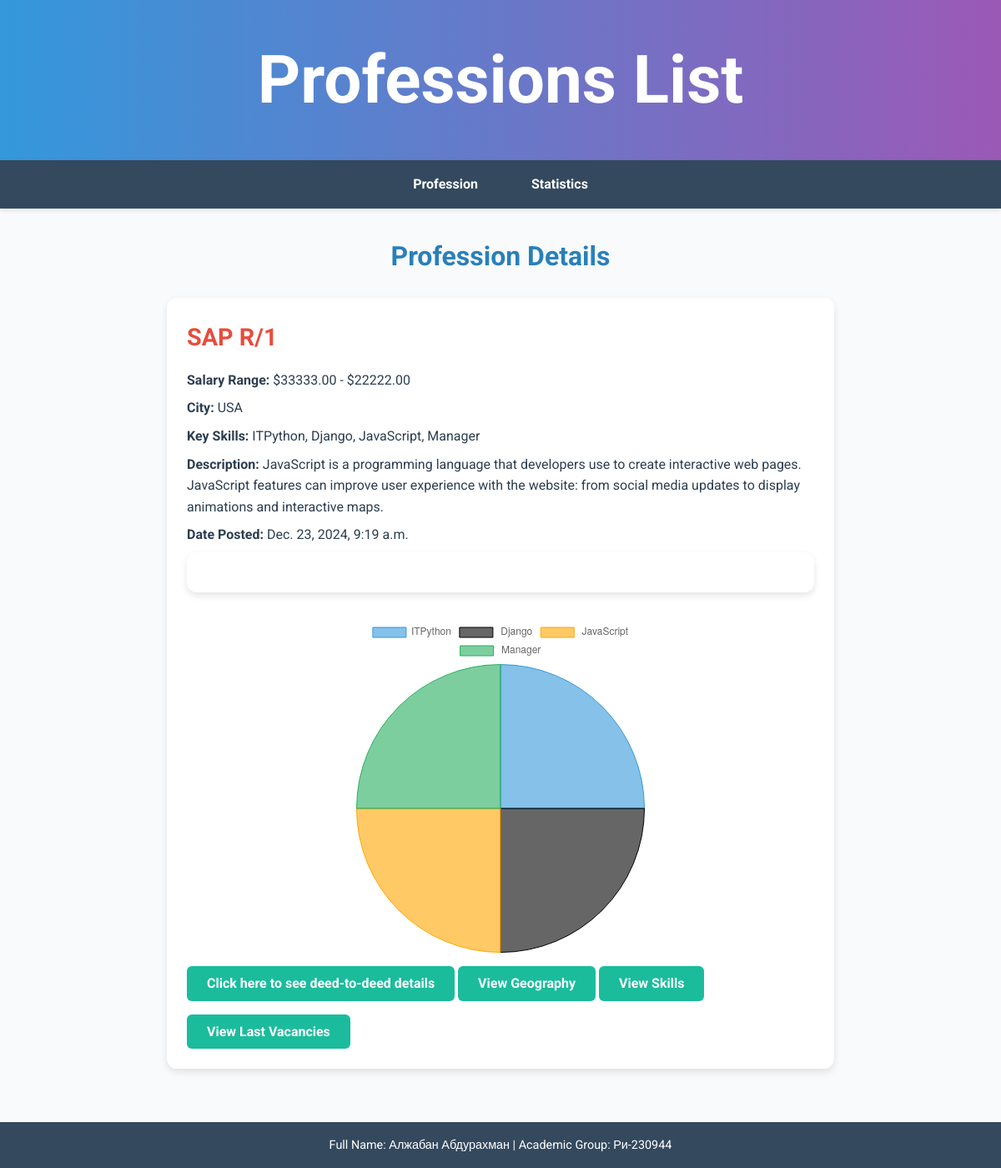
The app's page /profession/ with its own data.
### project_app/models.py (models this page shows, shortened)
class Profession(models.Model):
    title = models.CharField(max_length=255)
    salary_from = models.DecimalField(max_digits=10, decimal_places=2)
    salary_to = models.DecimalField(max_digits=10, decimal_places=2)
    city = models.CharField(max_length=255)
    key_skills = models.CharField(max_length=255)
    description = models.TextField()
    date_posted = models.DateTimeField()

### project_app/views.py (the view)
# urls.py: path('profession/', views.profession_list, name='profession_list'),  # Add this line
def profession_list(request):
    professions = Profession.objects.all()
    return render(request, 'profession/profession_list.html', {'professions': professions})

### project_app/templates/profession/profession_list.html (shortened to what this page needs)
<!DOCTYPE html>
<html lang="en">
<head>
</head>
<body>
    <header>
        <h1>Professions List</h1>
    </header>
    <nav>
        <ul>
            <li><a href="{% url 'profession_list' %}">Profession</a></li>
            <li><a href="{% url 'general_statistics' %}">Statistics</a></li>
        </ul>
    </nav>
    <main>
        <h2>Profession Details</h2>
        {% for profession in professions %}
        <div class="profession">
            <h3>{{ profession.title }}</h3>
            <p><strong>Salary Range:</strong> ${{ profession.salary_from }} - ${{ profession.salary_to }}</p>
            <p><strong>City:</strong> {{ profession.city }}</p>
            <p><strong>Key Skills:</strong> {{ profession.key_skills }}</p>
            <p><strong>Description:</strong> {{ profession.description }}</p>
            <p><strong>Date Posted:</strong> {{ profession.date_posted }}</p>
            <div class="chart-container">
            </div>
            <script>
                var ctx = document.getElementById('salaryChart-{{ profession.id }}').getContext('2d');
                var salaryChart = new Chart(ctx, {
                    type: 'bar',
                    data: {
                        labels: ['Min Salary', 'Max Salary'],
                        datasets: [{
                            label: 'Salary Distribution',
                            data: [{{ profession.salary_from }}, {{ profession.salary_to }}],
                            backgroundColor: ['rgba(230, 0, 0, 0.2)', 'rgba(255, 99, 132, 0.2)'],
                            borderColor: ['rgba(230, 0, 0, 1)', 'rgba(255, 99, 132, 1)'],
                            borderWidth: 1
                        }]
                    },
                    options: {
                        scales: {
                            y: {
                                beginAtZero: true
                            }
                        }
                    }
                });
            </script>
            <div class="pie-chart">
                <canvas id="skillsChart-{{ profession.id }}"></canvas>
            </div>
            <script>
                var skills = "{{ profession.key_skills }}".split(',');  // Split key_skills string into an array
                var skillCount = skills.length;
                var skillsData = new Array(skillCount).fill(100 / skillCount);  // Simple example: distribute equally
                var ctxSkills = document.getElementById('skillsChart-{{ profession.id }}').getContext('2d');
                var skillsChart = new Chart(ctxSkills, {
                    type: 'pie',
                    data: {
                        labels: skills,  // Use dynamic skills
                        datasets: [{
                            label: 'Key Skills Distribution',
                            data: skillsData,  // Use dynamic data
                            backgroundColor: ['rgba(52, 152, 219, 0.6)', 'rgba(0, 0, 0, 0.6)', 'rgba(255, 165, 0, 0.6)', 'rgba(39, 174, 96, 0.6)'],
                            borderColor: ['rgba(52, 152, 219, 1)', 'rgba(0, 0, 0, 1)', 'rgba(255, 165, 0, 1)', 'rgba(39, 174, 96, 1)'],
                            borderWidth: 1
                        }]
                    },
                    options: {
                        responsive: true,
                        plugins: {
                            tooltip: {
                                callbacks: {
                                    label: function(tooltipItem) {
                                        return tooltipItem.label + ': ' + tooltipItem.raw.toFixed(2) + '%'; // Show percentage
                                    }
                                }
                            }
                        }
                    }
                });
            </script>
            <a href="{% url 'deed_to_deed' profession.id %}" class="button">Click here to see deed-to-deed details</a>
            <a href="{% url 'geography' profession.id %}" class="button">View Geography</a>
            <a href="{% url 'skills_view' profession.id %}" class="button">View Skills</a>
            <a href="{% url 'last_vacancies' profession.id %}" class="button">View Last Vacancies</a>
        </div>
        {% endfor %}
    </main>
    <footer>
        <p>Full Name: Алжабан Абдурахман | Academic Group: Ри-230944</p>
    </footer>
</body>
</html>

### project_app/templates/profession/profession_list.html (style rules this page uses)
* { margin: 0; padding: 0; box-sizing: border-box; font-family: 'Roboto', sans-serif; }
body { background-color: #f9fafb; color: #2c3e50; line-height: 1.6; display: flex; flex-direction: column; min-height: 100vh; }
header { background: linear-gradient(90deg, #3498db, #9b59b6); color: white; padding: 2rem; text-align: center; font-size: 2.5rem; font-weight: bold; box-shadow: 0 4px 8px rgba(0, 0, 0, 0.1); }
nav { background: #34495e; padding: 1rem; box-shadow: 0 2px 6px rgba(0, 0, 0, 0.1); }
nav ul { display: flex; justify-content: center; list-style: none; }
nav ul li { margin: 0 1rem; }
nav ul li a { color: white; text-decoration: none; font-weight: bold; padding: 0.5rem 1rem; border-radius: 6px; transition: background 0.3s ease, transform 0.2s ease; }
main { flex: 1; padding: 2rem; display: flex; flex-direction: column; align-items: center; }
h2 { color: #2980b9; font-size: 2rem; margin-bottom: 1.5rem; }
.profession { background: white; width: 100%; max-width: 800px; margin-bottom: 2rem; padding: 1.5rem; border-radius: 12px; box-shadow: 0 4px 8px rgba(0, 0, 0, 0.1); transition: transform 0.3s ease, box-shadow 0.3s ease; }
.profession h3 { color: #e74c3c; font-size: 1.8rem; margin-bottom: 1rem; }
.profession p { color: #2c3e50; font-size: 1rem; line-height: 1.6; margin-bottom: 0.5rem; }
.button { display: inline-block; background: #1abc9c; color: white; text-decoration: none; padding: 0.5rem 1.5rem; border-radius: 6px; margin-top: 1rem; font-weight: bold; transition: background 0.3s ease, transform 0.2s ease; }
.chart-container { background: white; width: 100%; max-width: 800px; padding: 1.5rem; border-radius: 12px; box-shadow: 0 4px 8px rgba(0, 0, 0, 0.1); margin-bottom: 2rem; }
footer { background: #34495e; color: white; text-align: center; padding: 1rem; margin-top: auto; font-size: 0.9rem; }
.pie-chart { width: 100%; max-width: 400px; height: 400px; margin: 0 auto; }

### records on screen
Profession: title "SAP R/1", salary_from "33333.00", salary_to "22222.00", city "USA", key_skills "ITPython, Django, JavaScript, Manager", description "JavaScript is a programming language that developers use to create interactive web pages. JavaScript features can improve user experience with the website: from social media updates to display animations and interactive maps.", date_posted "Dec. 23, 2024, 9:19 a.m."
